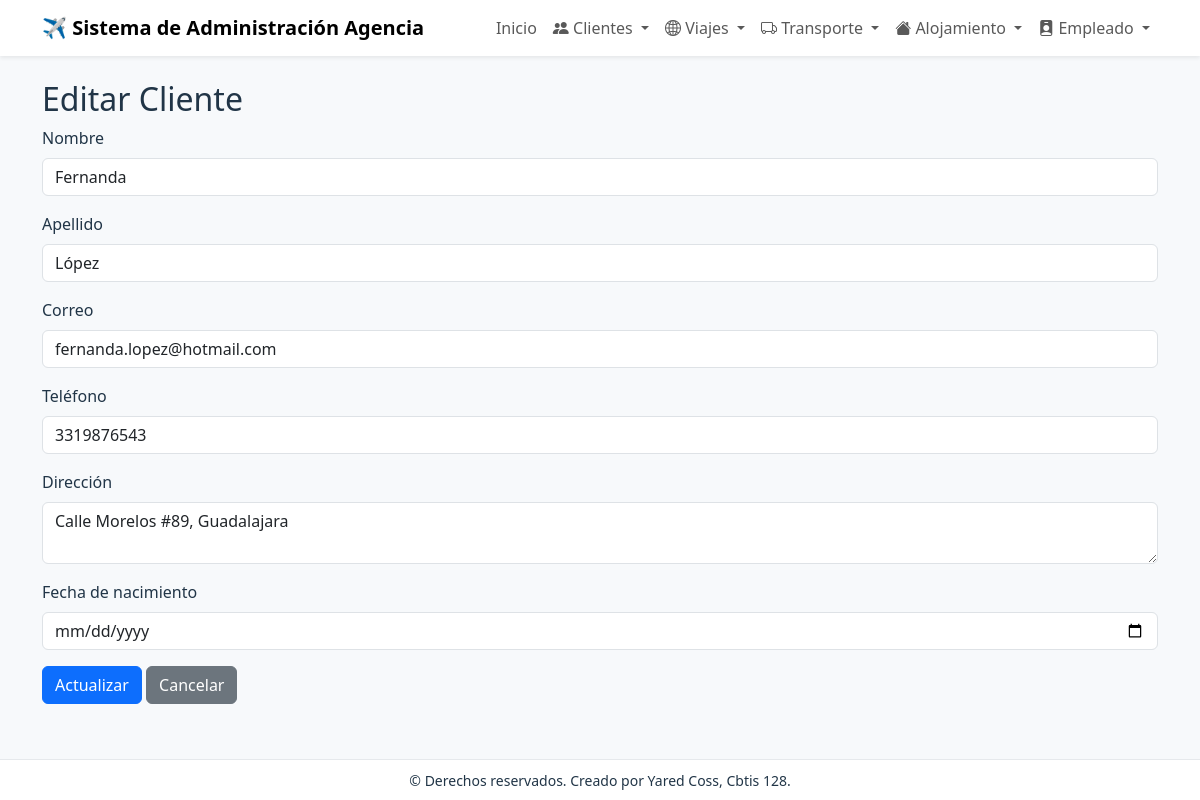
The app's page /clientes/editar/3/ with its own data.
### app_clientes/models.py (models this page shows, shortened)
class Cliente(models.Model):
    nombre = models.CharField(max_length=255)
    apellido = models.CharField(max_length=255)
    correo = models.EmailField()
    telefono = models.CharField(max_length=50)
    direccion = models.TextField()
    fecha_nacimiento = models.DateField()

### app_clientes/views.py (the view)
# urls.py: path('clientes/editar/<int:cliente_id>/', views.actualizar_clientes, name='actualizar_clientes'),
def actualizar_clientes(request, cliente_id):
    cliente = get_object_or_404(Cliente, id=cliente_id)
    return render(request, 'clientes/actualizar_clientes.html', {'cliente': cliente})

### app_clientes/templates/clientes/actualizar_clientes.html (shortened to what this page needs)
{% extends 'base.html' %}
{% block content %}
<h2>Editar Cliente</h2>
<form method="post" action="{% url 'realizar_actualizacion_clientes' cliente.pk %}">
  <div class="mb-3">
    <label class="form-label">Nombre</label>
    <input type="text" name="nombre" value="{{ cliente.nombre }}" class="form-control" required>
  </div>
  <div class="mb-3">
    <label class="form-label">Apellido</label>
    <input type="text" name="apellido" value="{{ cliente.apellido }}" class="form-control" required>
  </div>
  <div class="mb-3">
    <label class="form-label">Correo</label>
    <input type="email" name="correo" value="{{ cliente.correo }}" class="form-control">
  </div>
  <div class="mb-3">
    <label class="form-label">Teléfono</label>
    <input type="text" name="telefono" value="{{ cliente.telefono }}" class="form-control">
  </div>
  <div class="mb-3">
    <label class="form-label">Dirección</label>
    <textarea name="direccion" class="form-control">{{ cliente.direccion }}</textarea>
  </div>
  <div class="mb-3">
    <label class="form-label">Fecha de nacimiento</label>
    <input type="date" name="fecha_nacimiento" value="{{ cliente.fecha_nacimiento }}" class="form-control">
  </div>
  <button class="btn btn-primary">Actualizar</button>
  <a href="{% url 'ver_clientes' %}" class="btn btn-secondary">Cancelar</a>
</form>
{% endblock %}

### app_clientes/templates/base.html (style rules this page uses)
body { background: #f7f9fb; color: #213547; }

### records on screen
Cliente: nombre "Fernanda", apellido "López", correo "fernanda.lopez@hotmail.com", telefono "3319876543", direccion "Calle Morelos #89, Guadalajara"
